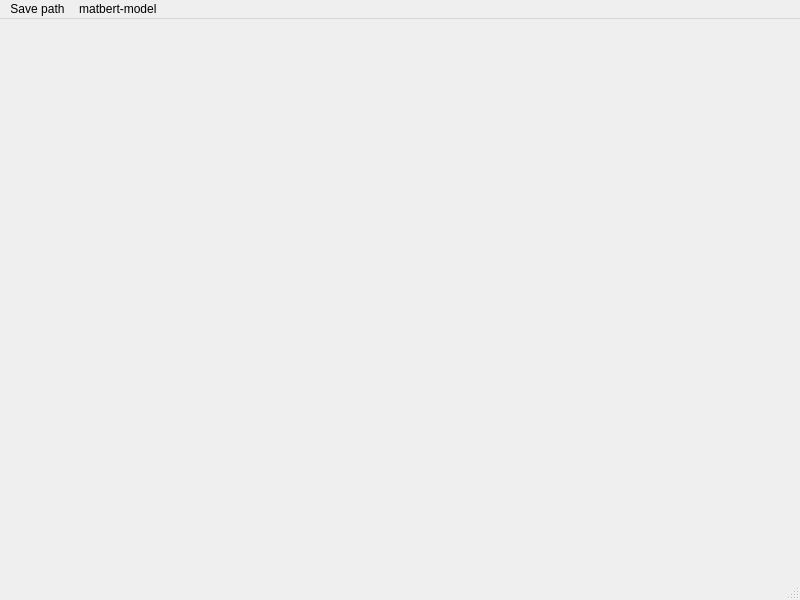
<?xml version="1.0" encoding="UTF-8"?>
<ui version="4.0">
 <class>MainWindow</class>
 <widget class="QMainWindow" name="MainWindow">
  <property name="geometry">
   <rect>
    <x>0</x>
    <y>0</y>
    <width>800</width>
    <height>600</height>
   </rect>
  </property>
  <property name="windowTitle">
   <string>MainWindow</string>
  </property>
  <widget class="QWidget" name="centralwidget"/>
  <widget class="QMenuBar" name="menubar">
   <property name="geometry">
    <rect>
     <x>0</x>
     <y>0</y>
     <width>800</width>
     <height>26</height>
    </rect>
   </property>
   <widget class="QMenu" name="menumatbert_model">
    <property name="title">
     <string>matbert-model </string>
    </property>
    <addaction name="actionmodel_path"/>
    <addaction name="actionmodel_umap"/>
    <addaction name="actionmodel_plot"/>
    <addaction name="actioncosine_similarity"/>
   </widget>
   <widget class="QMenu" name="menuSave_path">
    <property name="title">
     <string>Save path</string>
    </property>
    <addaction name="actionSave_path"/>
   </widget>
   <addaction name="menuSave_path"/>
   <addaction name="menumatbert_model"/>
  </widget>
  <widget class="QStatusBar" name="statusbar"/>
  <action name="actionmodel_umap">
   <property name="text">
    <string>umap</string>
   </property>
  </action>
  <action name="actionmodel_plot">
   <property name="text">
    <string>plot</string>
   </property>
  </action>
  <action name="actioncosine_similarity">
   <property name="text">
    <string>cosine similarity ranking</string>
   </property>
  </action>
  <action name="actionSave_path">
   <property name="text">
    <string>Save path</string>
   </property>
  </action>
  <action name="actionmodel_path">
   <property name="text">
    <string>model path</string>
   </property>
  </action>
 </widget>
 <resources/>
 <connections/>
</ui>
